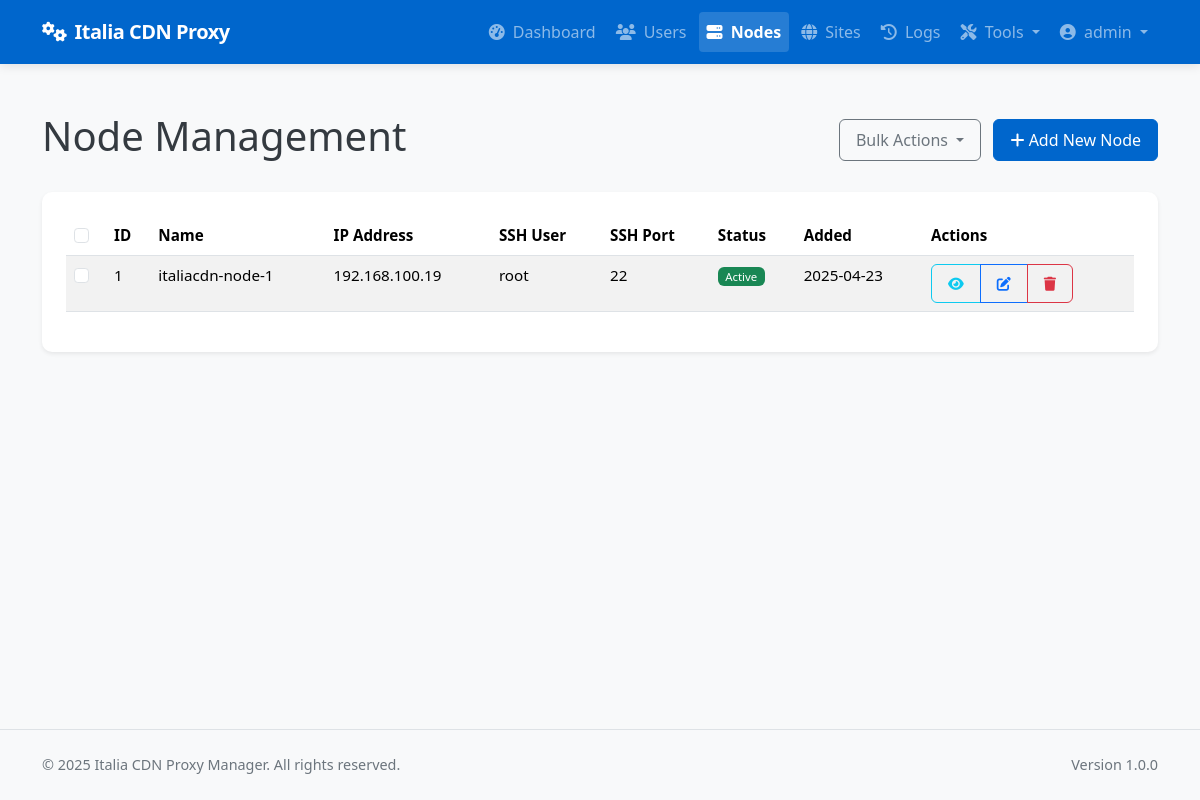
The page /admin/nodes (signed in) on the database as committed earlier.
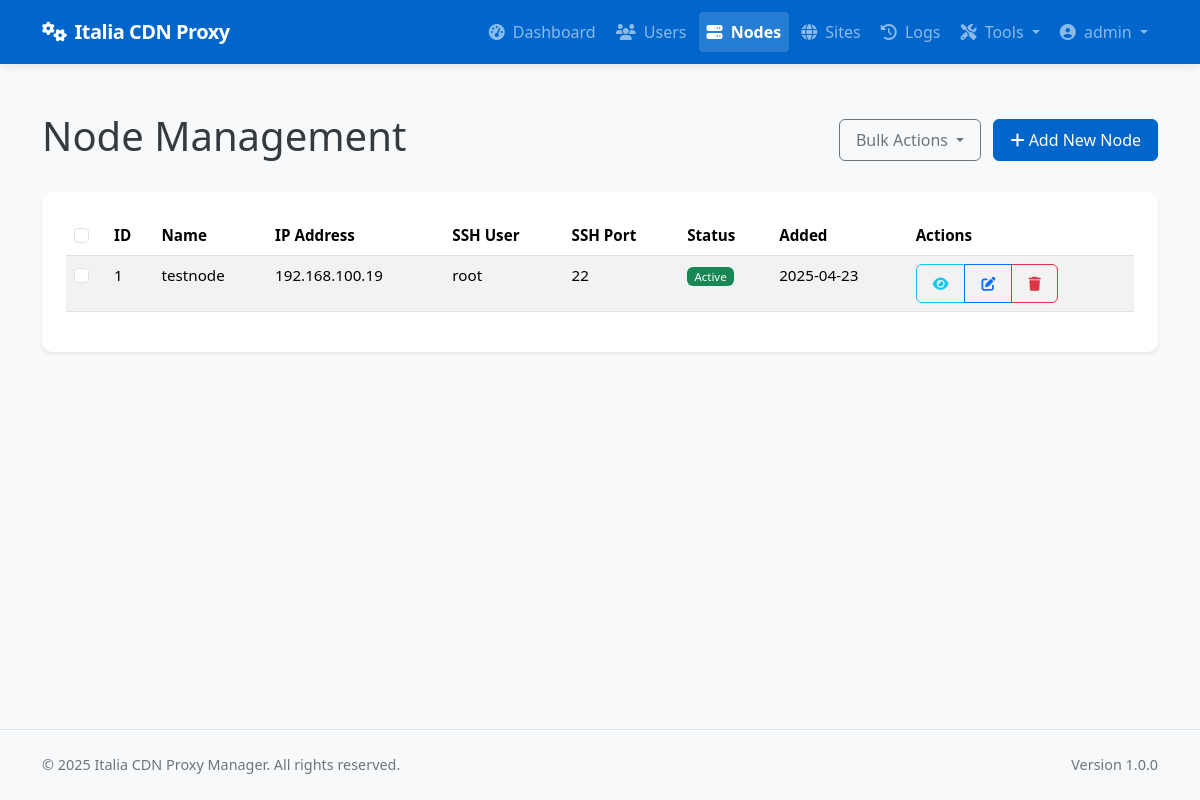
The same page on the database as committed later.
### app/models/models.py (models this page shows, shortened)
class Node(db.Model):
    __tablename__ = 'nodes'
    id = db.Column(db.Integer, primary_key=True)
    name = db.Column(db.String(64), unique=True, nullable=False)
    ip_address = db.Column(db.String(45), nullable=False)  # IPv4 or IPv6
    ssh_port = db.Column(db.Integer, default=22)
    ssh_user = db.Column(db.String(64), nullable=False)
    ssh_key_path = db.Column(db.String(256), nullable=True)  # Path to SSH key file
    ssh_password = db.Column(db.String(256), nullable=True)  # Encrypted password (if using password auth)
    is_active = db.Column(db.Boolean, default=True)
    is_discovered = db.Column(db.Boolean, default=False)  # Whether this node was discovered from YAML
    created_at = db.Column(db.DateTime, default=datetime.utcnow)
    updated_at = db.Column(db.DateTime, default=datetime.utcnow, onupdate=datetime.utcnow)
    nginx_config_path = db.Column(db.String(256), default='/etc/nginx/conf.d')
    nginx_reload_command = db.Column(db.String(256), default='sudo systemctl reload nginx')
    detected_nginx_path = db.Column(db.String(256), nullable=True)  # Store detected nginx path
    site_nodes = db.relationship('SiteNode', backref='node', lazy='dynamic')

### app/controllers/admin.py (the view)
@admin.route('/nodes')
@login_required
@admin_required
def list_nodes():
    nodes = Node.query.all()
    return render_template('admin/nodes/list.html', nodes=nodes)

### app/models/__init__.py (called while the page is built)
@login_manager.user_loader
def load_user(user_id):
    return User.query.get(int(user_id))

### app/models/models.py (called while the page is built)
    def is_admin(self):
        return self.role == 'admin'

### app/services/access_control.py (called while the page is built)
def admin_required(f):
    @wraps(f)
    def decorated_function(*args, **kwargs):
        if not current_user.is_admin():
            flash('You need admin privileges to access this page.', 'error')
            return abort(403)
        return f(*args, **kwargs)
    return decorated_function

### app/templates/admin/nodes/list.html (shortened to what this page needs)
{% extends 'base.html' %}
{% block content %}
<div class="container py-4">
    <div class="d-flex justify-content-between align-items-center mb-4">
        <h1>Node Management</h1>
        <div>
            <button class="btn btn-outline-secondary dropdown-toggle me-2" type="button" id="bulkActionsDropdown" data-bs-toggle="dropdown" aria-expanded="false">
                Bulk Actions
            </button>
            <a href="{{ url_for('admin.new_node') }}" class="btn btn-primary">
                <i class="fas fa-plus"></i> Add New Node
            </a>
        </div>
    </div>
    <div class="card shadow-sm">
        <div class="card-body">
            <div class="table-responsive">
                <table class="table table-striped table-hover">
                    <thead>
                        <tr>
                            <th width="40">
                                <input type="checkbox" id="selectAllNodes" class="form-check-input">
                            </th>
                            <th>ID</th>
                            <th>Name</th>
                            <th>IP Address</th>
                            <th>SSH User</th>
                            <th>SSH Port</th>
                            <th>Status</th>
                            <th>Added</th>
                            <th>Actions</th>
                        </tr>
                    </thead>
                    <tbody>
                        {% for node in nodes %}
                        <tr>
                            <td>
                                <input type="checkbox" class="form-check-input node-checkbox" data-node-id="{{ node.id }}" value="{{ node.id }}">
                            </td>
                            <td>{{ node.id }}</td>
                            <td>{{ node.name }}</td>
                            <td>{{ node.ip_address }}</td>
                            <td>{{ node.ssh_user }}</td>
                            <td>{{ node.ssh_port }}</td>
                            <td><span class="badge bg-{{ 'success' if node.is_active else 'danger' }}">
                                {{ 'Active' if node.is_active else 'Inactive' }}
                            </span></td>
                            <td>{{ node.created_at.strftime('%Y-%m-%d') }}</td>
                            <td>
                                <div class="btn-group btn-group-sm">
                                    <a href="{{ url_for('admin.view_node', node_id=node.id) }}" class="btn btn-outline-info" title="View Details">
                                        <i class="fas fa-eye"></i>
                                    </a>
                                    <a href="{{ url_for('admin.edit_node', node_id=node.id) }}" class="btn btn-outline-primary" title="Edit Node">
                                        <i class="fas fa-edit"></i>
                                    </a>
                                    <button type="button" class="btn btn-outline-danger"
                                            data-bs-toggle="modal"
                                            data-bs-target="#deleteNodeModal"
                                            data-node-id="{{ node.id }}"
                                            data-node-name="{{ node.name }}"
                                            title="Delete Node">
                                        <i class="fas fa-trash"></i>
                                    </button>
                                </div>
                            </td>
                        </tr>
                        {% endfor %}
                    </tbody>
                </table>
            </div>
        </div>
    </div>
</div>
{% endblock %}

Rows that differ between the two databases and show on the page:
changed Node "root": name "italiacdn-node-1" → "testnode"
